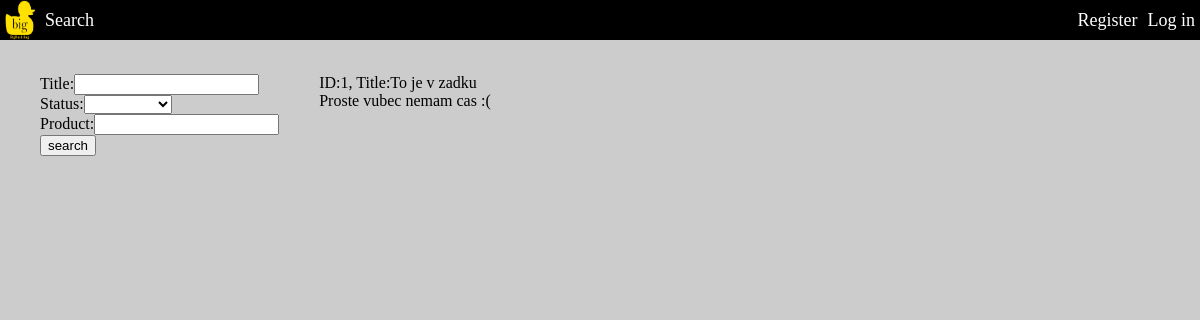
Screenshot of /search.php with the database file from the repository.
### tables this page shows
create table Tickets(ticketID int not null auto_increment, title varchar(128) not null, info text, state ENUM("pending", "in progress", "solved", "canceled", "refused", "retired") not null, date_posted date not null, author int not null, product int not null, 
    primary key (ticketID), 
    foreign key (author) references Persons(personID) on delete cascade,
    foreign key (product) references Products(productID) on delete cascade);

### php/Database.php (called while the page is built, shortened)
<?php
class Database
{
    private $host = "localhost";
    private $dbName = "db-its";
    private $username = "root";
    private $password = "";
    public function getConnection()
    {
        $this->connection = null;
        try
        {
            $this->connection = new PDO("mysql:host=" . $this->host . ";dbname=" . $this->dbName, $this->username, $this->password);
            $this->connection->exec("set names utf8");
            $this->connection->setAttribute(PDO::ATTR_ERRMODE, PDO::ERRMODE_EXCEPTION);
        }
        catch (PDOException $e)
        {
            echo "Connection error: " . $e->getMessage();
        }
        return $this->connection;
    }
}
?>

### php/model/DatabaseObject.php (called while the page is built, shortened)
<?php
abstract class DatabaseObject
{
    public function __construct($dbConnection)
    {
        $this->connection = $dbConnection;
    }
    protected function AddPercentageChars($str)
    {
        return "%" . $str . "%";
    }
}

### php/model/Ticket.php (called while the page is built, shortened)
<?php
include_once "DatabaseObject.php";
class Ticket extends DatabaseObject
{
    protected static $table_name = "Tickets";
    public $title;
    public $info;
    public $state;
    public $date_posted;
    public $author;
    public $product;
    public function findInDb()
    {
        try
        {
            $stmt = $this->connection->prepare(
                "SELECT * FROM " . self::$table_name . " WHERE title like ? and info like ? and state like ? and date_posted like ? and author like ? and product like ?");
            $stmt->execute([$this->AddPercentageChars($this->title),
                $this->AddPercentageChars($this->info),
                $this->AddPercentageChars($this->state),
                $this->AddPercentageChars($this->date_posted),
                $this->AddPercentageChars($this->author == null ? "" : $this->author->id),
                $this->AddPercentageChars($this->product == null ? "" : $this->product->id)]);
        }
        catch (\PDOException $e)
        {
            return null;
        }
        $foundObjects = array();
        while($row = $stmt->fetch())
        {
            $foundTicket = new Ticket($this->connection);
            $foundTicket->title = $row['title'];
            $foundTicket->id = $row['ticketID'];
            $foundTicket->info = $row['info'];
            $foundTicket->state = $row['state'];
            $foundTicket->date_posted = $row['date_posted'];
            array_push($foundObjects, $foundTicket);
        }
        return $foundObjects;
    }
}

### search.php (the view, shortened to what this page needs)
<!DOCTYPE HTML>
<html>
<head>
    <link type="text/css" rel="stylesheet" href="style.css">
</head>
<body>
<header>
    <ul>
            <?php
            include_once "CustomElements.php";
            ?>
    </ul>
</header>
<br>
<?php
    include_once "php/Database.php";
    include_once "php/model/Task.php";
    include_once "php/model/Ticket.php";
    include_once "CustomElements.php";
    $db = new Database();
    $db->getConnection();
    $ticket = new \model\Ticket($db->connection);
    echo "<div class=\"advanced_search\">";
    echo "<form action=\"search.php\" method=\"get\">";
        echo "<ul>";
            if (isset($_GET["title"])){
                echo "<li><label for=\"title\">Title:</label><input name=\"title\" value=\"";
                echo $_GET["title"];
                echo "\" type=\"text\" /></li>";
                $ticket->title = $_GET["title"];
            }
            else {
                echo "<li><label for=\"title\">Title:</label><input name=\"title\" type=\"text\" /></li>";
            }
            if (isset($_GET["status"])){
                ShowSelectElement($states, $states, $_GET["status"], "Status", "status");
                $ticket->state = $_GET["status"];
            }
            else {
                ShowSelectElement($states, $states, "", "Status", "status");
            }
            if (isset($_GET["product"])){
                echo "<li><label for=\"product\">Product:</label><input name=\"product\" value=\"";
                echo $_GET["product"];
                echo "\" type=\"text\" /></li>";
            }
            else {
                echo "<li><label for=\"product\">Product:</label><input name=\"product\" type=\"text\" /></li>";
            }
            echo "<li><input type=\"submit\" value=\"search\"/></li>";
        echo "</ul>";
    echo "</form>";
    echo "</div>";
    echo "<div class=\"main\">";
        $foundTickets = $ticket->findInDb();
        foreach ($foundTickets as $tik) {
            echo "<a href=\"ticket.php?id=$tik->id\">";
                echo "<div class=\"ticket\">";
                    echo "<ul>";
                        echo "ID:$tik->id, Title:$tik->title<br>";
                        echo "$tik->info";
                    echo "</ul>";
                echo "</div>";
            echo "</a>";
        }
    echo "</div>";
?>
</body>
</html>

### style.css (style rules this page uses)
body { background-color: #cccccc; background-repeat: no-repeat; background-attachment: fixed; background-position: center; color: black; position: relative; margin: 0px 0px; }
header { color: white; }
header ul { background-color: black; width: 100%; position: fixed; margin: 0px 0px; padding: 0px 0px; list-style-type: none; }
ul { list-style-type: none; }
a { color: inherit; text-decoration: none; }
.advanced_search { float: left; padding: 40px 0px; }
.main { float: left; padding: 40px 0px; }

### rows the page displays
tickets: ticketID "1", title "To je v zadku", info "Proste vubec nemam cas :("

### other values shown
$label "Status"
